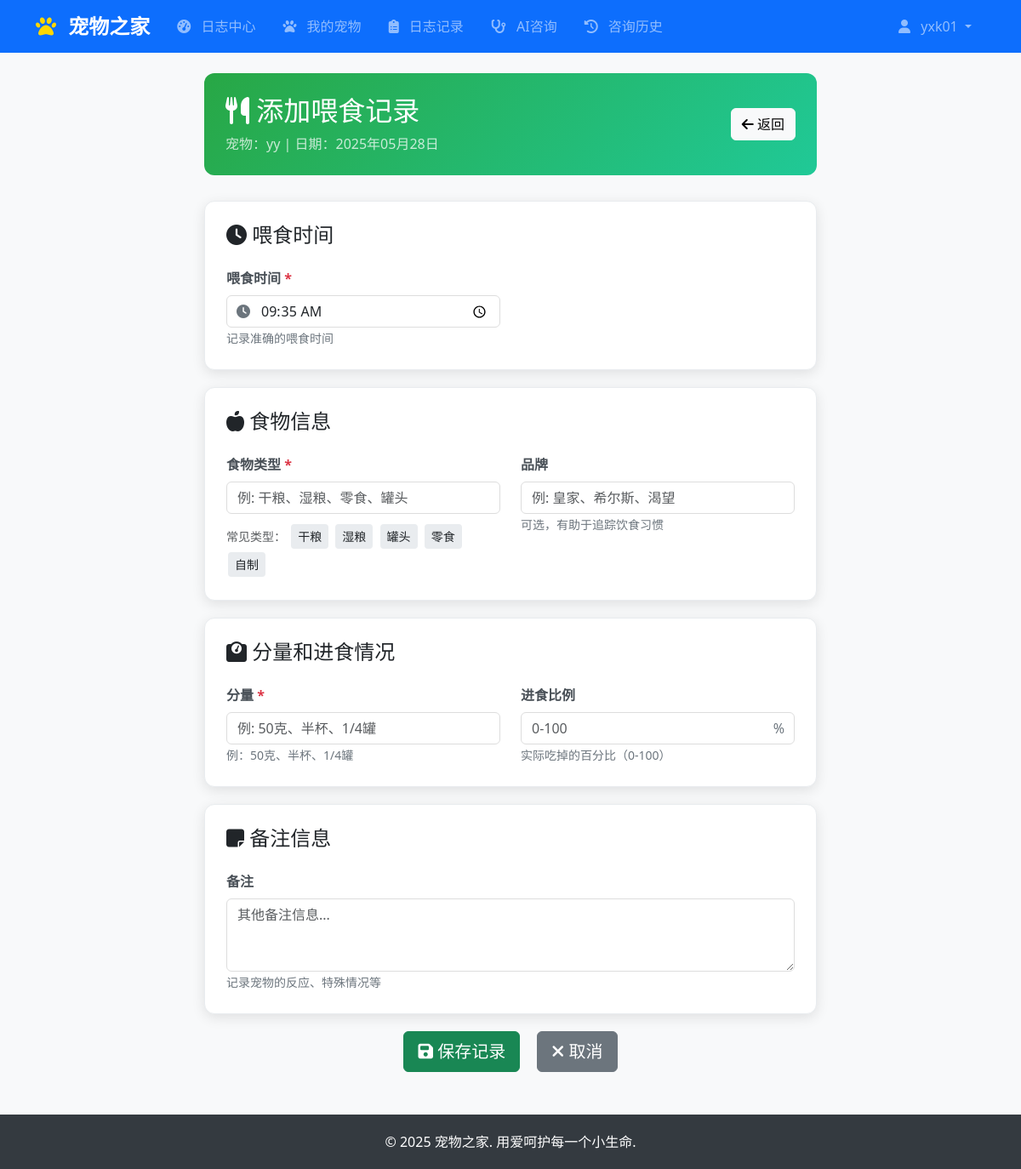
Page /logs/75/feeding/create/ (signed in) on the earlier database version.
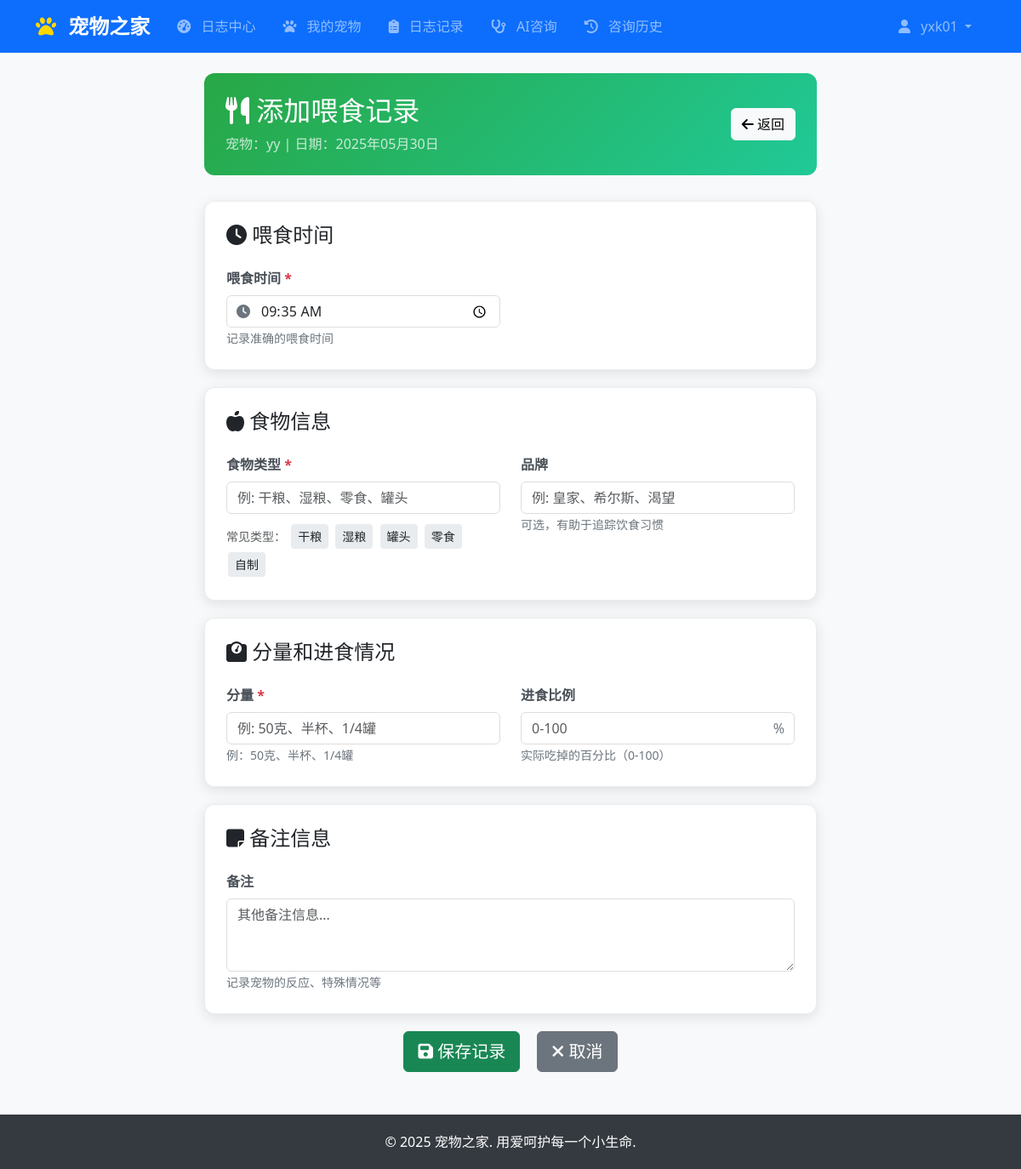
Same page on the later database version.
### logs/models.py (models this page shows, shortened)
class PetLog(TimeStampedModel, SoftDeleteModel):
    objects = PetLogManager()
    pet = models.ForeignKey(
        Pet,
        on_delete=models.CASCADE,
        verbose_name="宠物",
        related_name="logs"
    )
    date = models.DateField(
        verbose_name="记录日期",
        help_text="记录的日期，每个宠物每天只能有一条记录"
    )
    weight = models.FloatField(
        null=True,
        blank=True,
        verbose_name="体重（公斤）",
        validators=[MinValueValidator(0.1), MaxValueValidator(500.0)],
        help_text="宠物当日体重，单位：公斤"
    )
    length = models.FloatField(
        null=True,
        blank=True,
        verbose_name="身长（厘米）",
        validators=[MinValueValidator(1.0), MaxValueValidator(500.0)],
        help_text="从鼻尖到尾尖的长度，单位：厘米"
    )
    age_at_record = models.IntegerField(
        null=True,
        blank=True,
        verbose_name="记录时年龄（天）",
        validators=[MinValueValidator(0)],
        help_text="记录时宠物的实际年龄，单位：天"
    )
    temperature = models.FloatField(
        null=True,
        blank=True,
        verbose_name="体温（摄氏度）",
        validators=[MinValueValidator(30.0), MaxValueValidator(45.0)],
        help_text="体温，正常范围因宠物类型而异"
    )
    food_intake = models.FloatField(
        null=True,
        blank=True,
        verbose_name="食物摄入量（克）",
        validators=[MinValueValidator(0.0)],
        help_text="当日总食物摄入量，包括主粮和零食"
    )
    water_intake = models.FloatField(
        null=True,
        blank=True,
        verbose_name="饮水量（毫升）",
        validators=[MinValueValidator(0.0)],
        help_text="当日总饮水量"
    )
    appetite = models.CharField(
        max_length=20,
        choices=LogChoices.APPETITE_CHOICES,
        blank=True,
        verbose_name="食欲状况"
    )
    mood = models.CharField(
        max_length=20,
        choices=LogChoices.MOOD_CHOICES,
        blank=True,
        verbose_name="心情状态"
    )
    activity_level = models.CharField(
        max_length=20,
        choices=LogChoices.ACTIVITY_LEVEL_CHOICES,
        blank=True,
        verbose_name="活跃程度"
    )
    daily_events = models.TextField(
        blank=True,
        verbose_name="当日事件",
        help_text="记录当日发生的特殊事件、行为变化、就医情况等"
    )
    notes = models.TextField(
        blank=True,
        verbose_name="备注",
        help_text="其他需要记录的信息"
    )
    photos = models.JSONField(
        default=list,
        blank=True,
        verbose_name="照片列表",
        help_text="当日拍摄的照片文件路径列表"
    )
    class Meta:
        verbose_name = "宠物日志"
        verbose_name_plural = "宠物日志"
        ordering = ['-date', '-created_at']
        unique_together = [['pet', 'date']]
        indexes = [
            models.Index(fields=['pet', '-date']),
            models.Index(fields=['date']),
            models.Index(fields=['pet', 'weight']),
        ]

### pets/models.py (models this page shows, shortened)
class Pet(TimeStampedModel, SoftDeleteModel):
    owner = models.ForeignKey(
        settings.AUTH_USER_MODEL,
        on_delete=models.CASCADE,
        verbose_name="主人",
        related_name="pets"
    )
    name = models.CharField(
        max_length=50,
        verbose_name="宠物姓名"
    )
    pet_type = models.CharField(
        max_length=20,
        choices=PetChoices.PET_TYPES,
        verbose_name="宠物类型"
    )
    breed = models.ForeignKey(
        Breed,
        on_delete=models.SET_NULL,
        null=True,
        blank=True,
        verbose_name="品种",
        help_text="如果没有对应品种，可以留空"
    )
    custom_breed = models.CharField(
        max_length=100,
        blank=True,
        verbose_name="自定义品种",
        help_text="当品种列表中没有对应品种时填写"
    )
    birth_date = models.DateField(
        null=True,
        blank=True,
        verbose_name="出生日期"
    )
    gender = models.CharField(
        max_length=10,
        choices=PetChoices.GENDER_CHOICES,
        default='unknown',
        verbose_name="性别"
    )
    is_neutered = models.CharField(
        max_length=10,
        choices=PetChoices.NEUTERED_CHOICES,
        default='unknown',
        verbose_name="绝育状态"
    )
    weight = models.FloatField(
        null=True,
        blank=True,
        verbose_name="体重（公斤）",
        validators=[MinValueValidator(0.1)],
        help_text="当前体重，单位为公斤"
    )
    microchip_number = models.CharField(
        max_length=50,
        blank=True,
        verbose_name="芯片号码",
        help_text="宠物植入的微芯片编号"
    )
    photo = models.ImageField(
        upload_to='pets/photos/',
        blank=True,
        verbose_name="宠物照片"
    )
    medical_notes = models.TextField(
        blank=True,
        verbose_name="医疗备注",
        help_text="特殊疾病、过敏史、用药记录等重要医疗信息"
    )
    personality_notes = models.TextField(
        blank=True,
        verbose_name="性格备注",
        help_text="宠物的性格特征、习惯、喜好等"
    )
    is_active = models.BooleanField(
        default=True,
        verbose_name="是否活跃",
        help_text="宠物是否还在主人身边（未走失、未去世等）"
    )
    class Meta:
        verbose_name = "宠物档案"
        verbose_name_plural = "宠物档案"
        ordering = ['-created_at']
        indexes = [
            models.Index(fields=['owner', '-created_at']),
            models.Index(fields=['pet_type']),
            models.Index(fields=['is_active']),
        ]

### logs/views.py (the view, shortened to what this page needs)
# urls.py: path('<int:log_id>/feeding/create/', views.FeedingLogCreateView.as_view(), name='feeding_log_create'),
class FeedingLogCreateView(LoginRequiredMixin, CreateView):
    model = FeedingLog
    form_class = FeedingLogForm
    template_name = 'logs/feeding_log_form.html'
    def dispatch(self, request, *args, **kwargs):
        self.pet_log = get_object_or_404(PetLog, id=kwargs['log_id'], pet__owner=request.user)
        return super().dispatch(request, *args, **kwargs)
    def get_context_data(self, **kwargs):
        context = super().get_context_data(**kwargs)
        context['pet_log'] = self.pet_log
        context['log_type'] = '喂食记录'
        return context

### logs/templates/logs/feeding_log_form.html (shortened to what the changed rows need)
{% extends 'base.html' %}
{% load static %}
{% block content %}
<div class="container">
    <div class="row">
        <div class="col-md-8 offset-md-2">
            <div class="form-header">
                <div class="d-flex justify-content-between align-items-center">
                    <div>
                        <h2 class="mb-2">
                            <i class="fas fa-utensils"></i>
                            {% if object %}编辑喂食记录{% else %}添加喂食记录{% endif %}
                        </h2>
                        <p class="mb-0 opacity-75">
                            宠物：{{ pet_log.pet.name }} | 日期：{{ pet_log.date|date:"Y年m月d日" }}
                        </p>
                    </div>
                </div>
            </div>
        </div>
    </div>
</div>
{% endblock %}

Differences in the rows shown:
changed PetLog "yy": date "2025年05月28日" → "2025年05月30日"
